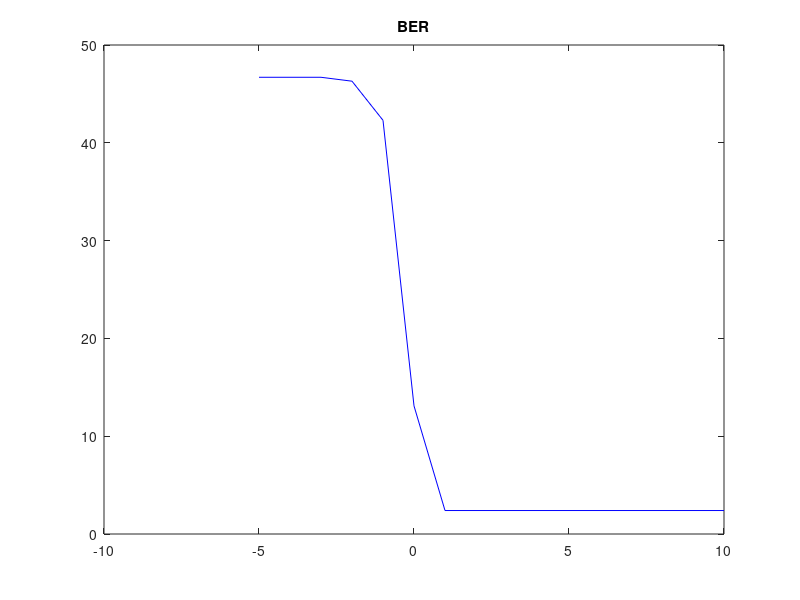

MATLAB code for this plot:
enc = randi([0 1],1,1000);%ihave reduced bits to 1000 from 100000 because it is taking a lot of time.
xenc=repmat(enc,16,1);
t = 1:1:1000;
%Converting BITS to 4QAM
 X_Q1=[];
 X_Q2=[];
 for i=1:4:length(enc)-3
 if(enc(i)==0 && enc(i+1)==0 && enc(i+2)==0 && enc(i+3)==0)
 x_q1=[-3];
 x_q2=[-3];
 elseif(enc(i)==0 && enc(i+1)==0 && enc(i+2)==0 && enc(i+3)==1)
 x_q1=[-1];
 x_q2=[-3];
 elseif(enc(i)==0 && enc(i+1)==0 && enc(i+2)==1 && enc(i+3)==1)
 x_q1=[1];
 x_q2=[-3];
 elseif(enc(i)==0 && enc(i+1)==0 && enc(i+2)==1 && enc(i+3)==0)
 x_q1=[3];
 x_q2=[-3];
 elseif(enc(i)==0 && enc(i+1)==1 && enc(i+2)==0 && enc(i+3)==0)
 x_q1=[-3];
 x_q2=[-1];
 elseif(enc(i)==0 && enc(i+1)==1 && enc(i+2)==0 && enc(i+3)==1)
 x_q1=[-1];
 x_q2=[-1];
 elseif(enc(i)==0 && enc(i+1)==1 && enc(i+2)==1 && enc(i+3)==1)
 x_q1=[1];
 x_q2=[-1];
 elseif(enc(i)==0 && enc(i+1)==1 && enc(i+2)==1 && enc(i+3)==0)
 x_q1=[3];
 x_q2=[-1];
 elseif(enc(i)==1 && enc(i+1)==1 && enc(i+2)==0 && enc(i+3)==0)
 x_q1=[-3];
 x_q2=[1];
 elseif(enc(i)==1 && enc(i+1)==1 && enc(i+2)==0 && enc(i+3)==1)
 x_q1=[-1];
 x_q2=[1];
 elseif(enc(i)==1 && enc(i+1)==1 && enc(i+2)==1 && enc(i+3)==1)
 x_q1=[1];
 x_q2=[1];
 elseif(enc(i)==1 && enc(i+1)==1 && enc(i+2)==1 && enc(i+3)==0)
 x_q1=[3];
 x_q2=[1];
 elseif(enc(i)==1 && enc(i+1)==0 && enc(i+2)==0 && enc(i+3)==0)
 x_q1=[-3];
 x_q2=[3];
 elseif(enc(i)==1 && enc(i+1)==0 && enc(i+2)==0 && enc(i+3)==1)
 x_q1=[-1];
 x_q2=[3];
 elseif(enc(i)==1 && enc(i+1)==0 && enc(i+2)==1 && enc(i+3)==1)
 x_q1=[1];
 x_q2=[3];
 else(enc(i)==1 && enc(i+1)==0 && enc(i+2)==1 && enc(i+3)==0)
 x_q1=[3];
 x_q2=[3];
 end
X_Q1=[X_Q1 x_q1];
X_Q2=[X_Q2 x_q2];
 end

 SNR=-5:1:10;
 snr=(10.^SNR);
 sigm=1./snr;
 sigma=transpose(sigm);
 p1=repmat(X_Q1,16,1);
 p2=repmat(X_Q2,16,1);
 mu=0.5;
 n1=sigma.*randn(size(X_Q1))+mu;%AWGN of the channel.
 y1=p1+n1;%adding noise to signal
  n2=sigma.*randn(size(X_Q2))+mu;%AWGN of the channel.
 y2=p2+n2;
 

 Dec=[];%sampling and decoding the  output
for(j=1:1:length(sigma))
for(i=1:1:length(X_Q1))
 if (norm([y1(j,i)+3,y2(j,i)+3])== min([norm([y1(j,i)-3,y2(j,i)-3]),norm([y1(j,i)-3,y2(j,i)-1]),norm([y1(j,i)-3,y2(j,i)+1]),norm([y1(j,i)-3,y2(j,i)+3]),norm([y1(j,i)-1,y2(j,i)-3]),norm([y1(j,i)-1,y2(j,i)-1]),norm([y1(j,i)-1,y2(j,i)+1]),norm([y1(j,i)-1,y2(j,i)+3]),norm([y1(j,i)+1,y2(j,i)-3]),norm([y1(j,i)+1,y2(j,i)-1]),norm([y1(j,i)+3,y2(j,i)-3]),norm([y1(j,i)+3,y2(j,i)-1]),norm([y1(j,i)+3,y2(j,i)+1]),norm([y1(j,i)+3,y2(j,i)+3])]))
 dec=[0 0 0 0];
 elseif(norm([y1(j,i)+1,y2(j,i)+3])== min([norm([y1(j,i)-3,y2(j,i)-3]),norm([y1(j,i)-3,y2(j,i)-1]),norm([y1(j,i)-3,y2(j,i)+1]),norm([y1(j,i)-3,y2(j,i)+3]),norm([y1(j,i)-1,y2(j,i)-3]),norm([y1(j,i)-1,y2(j,i)-1]),norm([y1(j,i)-1,y2(j,i)+1]),norm([y1(j,i)-1,y2(j,i)+3]),norm([y1(j,i)+1,y2(j,i)-3]),norm([y1(j,i)+1,y2(j,i)-1]),norm([y1(j,i)+3,y2(j,i)-3]),norm([y1(j,i)+3,y2(j,i)-1]),norm([y1(j,i)+3,y2(j,i)+1]),norm([y1(j,i)+3,y2(j,i)+3])]))
  dec=[0 0 0 1];
elseif (norm([y1(j,i)-1,y2(j,i)+3])== min([norm([y1(j,i)-3,y2(j,i)-3]),norm([y1(j,i)-3,y2(j,i)-1]),norm([y1(j,i)-3,y2(j,i)+1]),norm([y1(j,i)-3,y2(j,i)+3]),norm([y1(j,i)-1,y2(j,i)-3]),norm([y1(j,i)-1,y2(j,i)-1]),norm([y1(j,i)-1,y2(j,i)+1]),norm([y1(j,i)-1,y2(j,i)+3]),norm([y1(j,i)+1,y2(j,i)-3]),norm([y1(j,i)+1,y2(j,i)-1]),norm([y1(j,i)+3,y2(j,i)-3]),norm([y1(j,i)+3,y2(j,i)-1]),norm([y1(j,i)+3,y2(j,i)+1]),norm([y1(j,i)+3,y2(j,i)+3])]))
  dec=[0 0 1 1];
 elseif(norm([y1(j,i)-3,y2(j,i)+3])== min([norm([y1(j,i)-3,y2(j,i)-3]),norm([y1(j,i)-3,y2(j,i)-1]),norm([y1(j,i)-3,y2(j,i)+1]),norm([y1(j,i)-3,y2(j,i)+3]),norm([y1(j,i)-1,y2(j,i)-3]),norm([y1(j,i)-1,y2(j,i)-1]),norm([y1(j,i)-1,y2(j,i)+1]),norm([y1(j,i)-1,y2(j,i)+3]),norm([y1(j,i)+1,y2(j,i)-3]),norm([y1(j,i)+1,y2(j,i)-1]),norm([y1(j,i)+3,y2(j,i)-3]),norm([y1(j,i)+3,y2(j,i)-1]),norm([y1(j,i)+3,y2(j,i)+1]),norm([y1(j,i)+3,y2(j,i)+3])]))
  dec=[0 0 1 0];
 elseif (norm([y1(j,i)+3,y2(j,i)+1])== min([norm([y1(j,i)-3,y2(j,i)-3]),norm([y1(j,i)-3,y2(j,i)-1]),norm([y1(j,i)-3,y2(j,i)+1]),norm([y1(j,i)-3,y2(j,i)+3]),norm([y1(j,i)-1,y2(j,i)-3]),norm([y1(j,i)-1,y2(j,i)-1]),norm([y1(j,i)-1,y2(j,i)+1]),norm([y1(j,i)-1,y2(j,i)+3]),norm([y1(j,i)+1,y2(j,i)-3]),norm([y1(j,i)+1,y2(j,i)-1]),norm([y1(j,i)+3,y2(j,i)-3]),norm([y1(j,i)+3,y2(j,i)-1]),norm([y1(j,i)+3,y2(j,i)+1]),norm([y1(j,i)+3,y2(j,i)+3])]))
 dec=[0 1 0 0];
 elseif(norm([y1(j,i)+1,y2(j,i)+1])== min([norm([y1(j,i)-3,y2(j,i)-3]),norm([y1(j,i)-3,y2(j,i)-1]),norm([y1(j,i)-3,y2(j,i)+1]),norm([y1(j,i)-3,y2(j,i)+3]),norm([y1(j,i)-1,y2(j,i)-3]),norm([y1(j,i)-1,y2(j,i)-1]),norm([y1(j,i)-1,y2(j,i)+1]),norm([y1(j,i)-1,y2(j,i)+3]),norm([y1(j,i)+1,y2(j,i)-3]),norm([y1(j,i)+1,y2(j,i)-1]),norm([y1(j,i)+3,y2(j,i)-3]),norm([y1(j,i)+3,y2(j,i)-1]),norm([y1(j,i)+3,y2(j,i)+1]),norm([y1(j,i)+3,y2(j,i)+3])]))
  dec=[0 1 0 1];
elseif (norm([y1(j,i)-1,y2(j,i)+1])== min([norm([y1(j,i)-3,y2(j,i)-3]),norm([y1(j,i)-3,y2(j,i)-1]),norm([y1(j,i)-3,y2(j,i)+1]),norm([y1(j,i)-3,y2(j,i)+3]),norm([y1(j,i)-1,y2(j,i)-3]),norm([y1(j,i)-1,y2(j,i)-1]),norm([y1(j,i)-1,y2(j,i)+1]),norm([y1(j,i)-1,y2(j,i)+3]),norm([y1(j,i)+1,y2(j,i)-3]),norm([y1(j,i)+1,y2(j,i)-1]),norm([y1(j,i)+3,y2(j,i)-3]),norm([y1(j,i)+3,y2(j,i)-1]),norm([y1(j,i)+3,y2(j,i)+1]),norm([y1(j,i)+3,y2(j,i)+3])]))
  dec=[0 1 1 1];
 elseif(norm([y1(j,i)-3,y2(j,i)+1])== min([norm([y1(j,i)-3,y2(j,i)-3]),norm([y1(j,i)-3,y2(j,i)-1]),norm([y1(j,i)-3,y2(j,i)+1]),norm([y1(j,i)-3,y2(j,i)+3]),norm([y1(j,i)-1,y2(j,i)-3]),norm([y1(j,i)-1,y2(j,i)-1]),norm([y1(j,i)-1,y2(j,i)+1]),norm([y1(j,i)-1,y2(j,i)+3]),norm([y1(j,i)+1,y2(j,i)-3]),norm([y1(j,i)+1,y2(j,i)-1]),norm([y1(j,i)+3,y2(j,i)-3]),norm([y1(j,i)+3,y2(j,i)-1]),norm([y1(j,i)+3,y2(j,i)+1]),norm([y1(j,i)+3,y2(j,i)+3])]))
  dec=[0 1 1 0];
 elseif (norm([y1(j,i)+3,y2(j,i)-1])== min([norm([y1(j,i)-3,y2(j,i)-3]),norm([y1(j,i)-3,y2(j,i)-1]),norm([y1(j,i)-3,y2(j,i)+1]),norm([y1(j,i)-3,y2(j,i)+3]),norm([y1(j,i)-1,y2(j,i)-3]),norm([y1(j,i)-1,y2(j,i)-1]),norm([y1(j,i)-1,y2(j,i)+1]),norm([y1(j,i)-1,y2(j,i)+3]),norm([y1(j,i)+1,y2(j,i)-3]),norm([y1(j,i)+1,y2(j,i)-1]),norm([y1(j,i)+3,y2(j,i)-3]),norm([y1(j,i)+3,y2(j,i)-1]),norm([y1(j,i)+3,y2(j,i)+1]),norm([y1(j,i)+3,y2(j,i)+3])]))
 dec=[1 1 0 0];
 elseif(norm([y1(j,i)+1,y2(j,i)-1])== min([norm([y1(j,i)-3,y2(j,i)-3]),norm([y1(j,i)-3,y2(j,i)-1]),norm([y1(j,i)-3,y2(j,i)+1]),norm([y1(j,i)-3,y2(j,i)+3]),norm([y1(j,i)-1,y2(j,i)-3]),norm([y1(j,i)-1,y2(j,i)-1]),norm([y1(j,i)-1,y2(j,i)+1]),norm([y1(j,i)-1,y2(j,i)+3]),norm([y1(j,i)+1,y2(j,i)-3]),norm([y1(j,i)+1,y2(j,i)-1]),norm([y1(j,i)+3,y2(j,i)-3]),norm([y1(j,i)+3,y2(j,i)-1]),norm([y1(j,i)+3,y2(j,i)+1]),norm([y1(j,i)+3,y2(j,i)+3])]))
  dec=[1 1 0 1];
elseif (norm([y1(j,i)-1,y2(j,i)-1])== min([norm([y1(j,i)-3,y2(j,i)-3]),norm([y1(j,i)-3,y2(j,i)-1]),norm([y1(j,i)-3,y2(j,i)+1]),norm([y1(j,i)-3,y2(j,i)+3]),norm([y1(j,i)-1,y2(j,i)-3]),norm([y1(j,i)-1,y2(j,i)-1]),norm([y1(j,i)-1,y2(j,i)+1]),norm([y1(j,i)-1,y2(j,i)+3]),norm([y1(j,i)+1,y2(j,i)-3]),norm([y1(j,i)+1,y2(j,i)-1]),norm([y1(j,i)+3,y2(j,i)-3]),norm([y1(j,i)+3,y2(j,i)-1]),norm([y1(j,i)+3,y2(j,i)+1]),norm([y1(j,i)+3,y2(j,i)+3])]))
  dec=[1 1 1 1];
 elseif(norm([y1(j,i)-3,y2(j,i)-1])== min([norm([y1(j,i)-3,y2(j,i)-3]),norm([y1(j,i)-3,y2(j,i)-1]),norm([y1(j,i)-3,y2(j,i)+1]),norm([y1(j,i)-3,y2(j,i)+3]),norm([y1(j,i)-1,y2(j,i)-3]),norm([y1(j,i)-1,y2(j,i)-1]),norm([y1(j,i)-1,y2(j,i)+1]),norm([y1(j,i)-1,y2(j,i)+3]),norm([y1(j,i)+1,y2(j,i)-3]),norm([y1(j,i)+1,y2(j,i)-1]),norm([y1(j,i)+3,y2(j,i)-3]),norm([y1(j,i)+3,y2(j,i)-1]),norm([y1(j,i)+3,y2(j,i)+1]),norm([y1(j,i)+3,y2(j,i)+3])]))
  dec=[1 1 1 0];
 elseif(norm([y1(j,i)+3,y2(j,i)-3])== min([norm([y1(j,i)-3,y2(j,i)-3]),norm([y1(j,i)-3,y2(j,i)-1]),norm([y1(j,i)-3,y2(j,i)+1]),norm([y1(j,i)-3,y2(j,i)+3]),norm([y1(j,i)-1,y2(j,i)-3]),norm([y1(j,i)-1,y2(j,i)-1]),norm([y1(j,i)-1,y2(j,i)+1]),norm([y1(j,i)-1,y2(j,i)+3]),norm([y1(j,i)+1,y2(j,i)-3]),norm([y1(j,i)+1,y2(j,i)-1]),norm([y1(j,i)+3,y2(j,i)-3]),norm([y1(j,i)+3,y2(j,i)-1]),norm([y1(j,i)+3,y2(j,i)+1]),norm([y1(j,i)+3,y2(j,i)+3])]))
 dec=[1 0 0 0];
 elseif(norm([y1(j,i)+1,y2(j,i)-3])== min([norm([y1(j,i)-3,y2(j,i)-3]),norm([y1(j,i)-3,y2(j,i)-1]),norm([y1(j,i)-3,y2(j,i)+1]),norm([y1(j,i)-3,y2(j,i)+3]),norm([y1(j,i)-1,y2(j,i)-3]),norm([y1(j,i)-1,y2(j,i)-1]),norm([y1(j,i)-1,y2(j,i)+1]),norm([y1(j,i)-1,y2(j,i)+3]),norm([y1(j,i)+1,y2(j,i)-3]),norm([y1(j,i)+1,y2(j,i)-1]),norm([y1(j,i)+3,y2(j,i)-3]),norm([y1(j,i)+3,y2(j,i)-1]),norm([y1(j,i)+3,y2(j,i)+1]),norm([y1(j,i)+3,y2(j,i)+3])]))
  dec=[1 0 0 1];
elseif (norm([y1(j,i)-1,y2(j,i)-3])== min([norm([y1(j,i)-3,y2(j,i)-3]),norm([y1(j,i)-3,y2(j,i)-1]),norm([y1(j,i)-3,y2(j,i)+1]),norm([y1(j,i)-3,y2(j,i)+3]),norm([y1(j,i)-1,y2(j,i)-3]),norm([y1(j,i)-1,y2(j,i)-1]),norm([y1(j,i)-1,y2(j,i)+1]),norm([y1(j,i)-1,y2(j,i)+3]),norm([y1(j,i)+1,y2(j,i)-3]),norm([y1(j,i)+1,y2(j,i)-1]),norm([y1(j,i)+3,y2(j,i)-3]),norm([y1(j,i)+3,y2(j,i)-1]),norm([y1(j,i)+3,y2(j,i)+1]),norm([y1(j,i)+3,y2(j,i)+3])]))
  dec=[1 0 1 1];
 else(norm([y1(j,i)-3,y2(j,i)-3])== min([norm([y1(j,i)-3,y2(j,i)-3]),norm([y1(j,i)-3,y2(j,i)-1]),norm([y1(j,i)-3,y2(j,i)+1]),norm([y1(j,i)-3,y2(j,i)+3]),norm([y1(j,i)-1,y2(j,i)-3]),norm([y1(j,i)-1,y2(j,i)-1]),norm([y1(j,i)-1,y2(j,i)+1]),norm([y1(j,i)-1,y2(j,i)+3]),norm([y1(j,i)+1,y2(j,i)-3]),norm([y1(j,i)+1,y2(j,i)-1]),norm([y1(j,i)+3,y2(j,i)-3]),norm([y1(j,i)+3,y2(j,i)-1]),norm([y1(j,i)+3,y2(j,i)+1]),norm([y1(j,i)+3,y2(j,i)+3])]))
  dec=[1 0 1 0];
 end
 Dec=[Dec dec]
end
end
for (j=1:1:length(sigma))
DEC(j,1:1000)=Dec(1,(1+(j-1)*1000):(j*1000));
end
for(j=1:1:length(sigma))
 for i=1:1:length(enc);
  if (DEC(j,i) == xenc(j,i))
      d(j,i)=0;
  else (DEC(j,i) ~= xenc(j,i))
      d(j,i)=1;
  end  
 end
end
 D=sum(d,2);
 plot(SNR,D./10,'b');
 title('BER');
%QAMsymerror=D./10000;%Perentage of error in QAM symbol
%fprintf('QAMsymbol error in percentage = %.4f \n', QAMsymerror)
